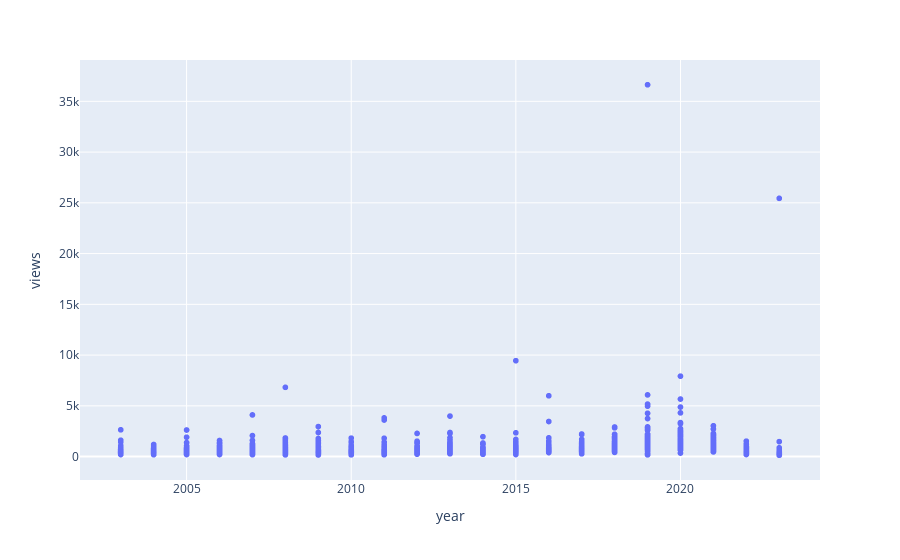
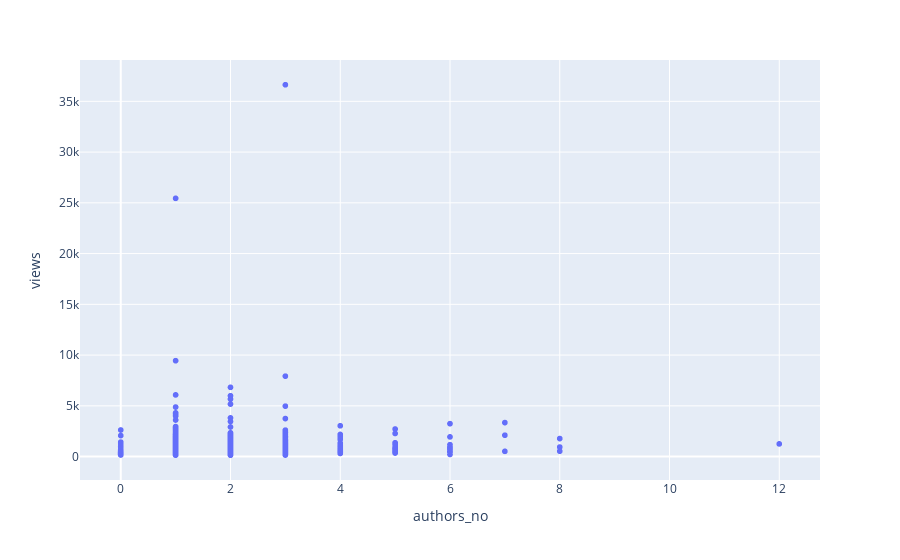
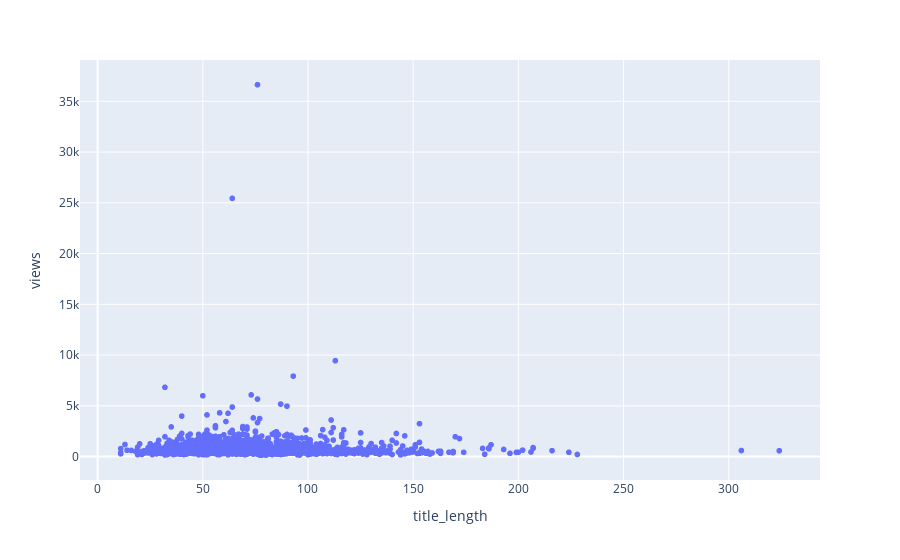

Notebook code for these charts, in order:
### Code cell
display(px.scatter(df, y = 'views', x = 'year'))
display(px.scatter(df, y = 'views', x = 'authors_no'))
display(px.scatter(df, y = 'views', x = 'title_length'))

### Figure 1 — Plotly figure (JSON) as saved in the notebook; plotly's stock layout.template omitted (floating-point values rounded to 4 significant figures; data arrays with more than 128 entries replaced by an {"elided": "..."} marker saying what was removed)
{"data": [{"hovertemplate": "year=%{x}<br>views=%{y}<extra></extra>", "legendgroup": "", "marker": {"color": "#636efa", "symbol": "circle"}, "mode": "markers", "name": "", "showlegend": false, "type": "scattergl", "x": {"elided": "2481 int values"}, "xaxis": "x", "y": {"elided": "2481 int values"}, "yaxis": "y"}], "layout": {"legend": {"tracegroupgap": 0}, "margin": {"t": 60}, "xaxis": {"anchor": "y", "domain": [0, 1], "title": {"text": "year"}}, "yaxis": {"anchor": "x", "domain": [0, 1], "title": {"text": "views"}}}}

### Figure 2 — Plotly figure (JSON) as saved in the notebook; plotly's stock layout.template omitted (floating-point values rounded to 4 significant figures; data arrays with more than 128 entries replaced by an {"elided": "..."} marker saying what was removed)
{"data": [{"hovertemplate": "authors_no=%{x}<br>views=%{y}<extra></extra>", "legendgroup": "", "marker": {"color": "#636efa", "symbol": "circle"}, "mode": "markers", "name": "", "showlegend": false, "type": "scattergl", "x": {"elided": "2481 int values"}, "xaxis": "x", "y": {"elided": "2481 int values"}, "yaxis": "y"}], "layout": {"legend": {"tracegroupgap": 0}, "margin": {"t": 60}, "xaxis": {"anchor": "y", "domain": [0, 1], "title": {"text": "authors_no"}}, "yaxis": {"anchor": "x", "domain": [0, 1], "title": {"text": "views"}}}}

### Figure 3 — Plotly figure (JSON) as saved in the notebook; plotly's stock layout.template omitted (floating-point values rounded to 4 significant figures; data arrays with more than 128 entries replaced by an {"elided": "..."} marker saying what was removed)
{"data": [{"hovertemplate": "title_length=%{x}<br>views=%{y}<extra></extra>", "legendgroup": "", "marker": {"color": "#636efa", "symbol": "circle"}, "mode": "markers", "name": "", "showlegend": false, "type": "scattergl", "x": {"elided": "2481 int values"}, "xaxis": "x", "y": {"elided": "2481 int values"}, "yaxis": "y"}], "layout": {"legend": {"tracegroupgap": 0}, "margin": {"t": 60}, "xaxis": {"anchor": "y", "domain": [0, 1], "title": {"text": "title_length"}}, "yaxis": {"anchor": "x", "domain": [0, 1], "title": {"text": "views"}}}}
